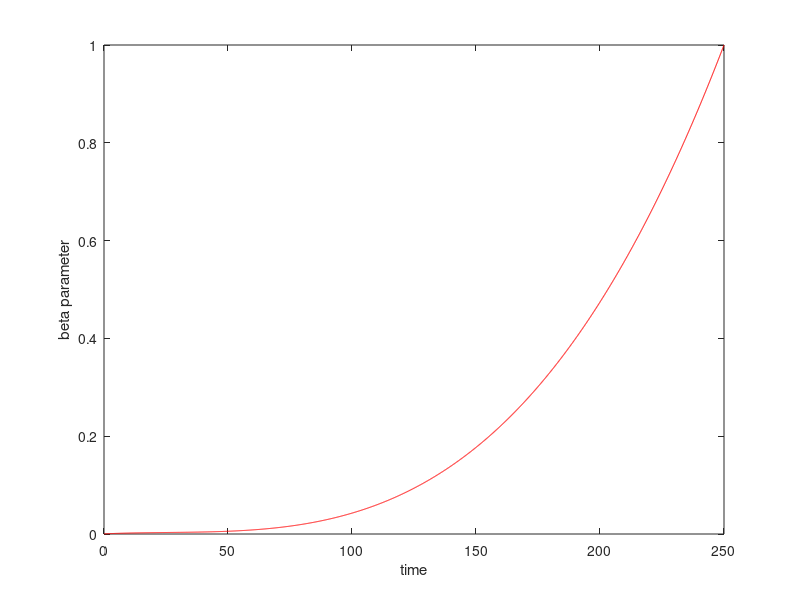

The MATLAB script that drew this image: (Note: this script raises an error after producing the figure.)
clear all, close all, clc
figpath = '../figures/';
addpath('../Functions/utils');
addpath('../Functions/violin/');
addpath('../Functions/NoiseFunctions/');
addpath('../Functions/plottingfunctions/');
dataDir = fullfile(pwd, 'Data_from_scripts');

%% data directory
dataDir = fullfile(pwd, 'Data_from_scripts');
if ~exist(dataDir, 'dir')
    mkdir(dataDir);
end

%plot directory
fullScriptPath = mfilename('fullpath');

% split into folder, name and extension
[scriptFolder, scriptName, scriptExt] = fileparts(fullScriptPath);

% now build your plots_<scriptname> folder
plotsDir = fullfile(scriptFolder, [scriptName '_plots']);
if ~exist(plotsDir,'dir')
    mkdir(plotsDir);
end

%% Number of variables

%coefficient of the right polinomial (polinomial of order 4 ...
%that perform the desired behavior (increasing))

p1 =         1.1;
p2 =      0.9285;
p3 =    -0.02771;
p4 =   0.0003581;

% p1 =         1.1;
% p2 =      1.9285;
% p3 =    2.02771;
% p4 =   0.43581;

omega= 10;
beta=2.66;
rho=1.1;
n = 5; % Number of variables
% dt=0.01; % Timestep
dt=0.1; % Timestep
%dt=1; % Timestep

% Integrate Interval
Initinterval = 250;
%Initinterval = 160;
neg_inter = 0;
tinterval=[neg_inter Initinterval];
tspan=[.1:dt:tinterval(2)-tinterval(1)];
N = length(tspan);
options = odeset('RelTol',1e-12,'AbsTol',1e-12*ones(1,n));
X=[];

%Coeficients of polyorder 3; p1+p2*t+p3*t^2+p4*t^3 & and initial time value 
c=[p1,p2,p3,p4,Initinterval];
yzero=c(1)+c(2)*(tspan)+c(3)*(tspan).^2+c(4)*(tspan).^3;
maxBeta = max(yzero);
yzero = yzero/maxBeta;
%Plot of inverted polynomial
figure(1)
plot(tspan,yzero,'r-')
xlabel('time')
ylabel('beta parameter')
hold on
xline(0,'k--');
set(gca,'FontSize',16);
l=legend('Explicit polinomial for steady state generation');
l.FontSize = 14;
l.Location='northeast';
title('Inverted polinomial');
hold off

xMax = ones(size(c))
xMax = [1,1,1,1,1];
reescaletime = 1;

traslation=0; %traslation of the system in y coordinate
% integration of the lorentz system
% i=i+1
mu0=[yzero(1)]; %initial condition of Beta
x0=0.51; %Iniitial contions for x and y [x0,x0,z0]        
y0=0.51;
z0=0.1;  %initial condition for z0
[t,x] = ode45(@(t,x) lorentz2(t,x,c,omega,beta,traslation,xMax,reescaletime,maxBeta),tspan,[tspan(1),mu0,x0,y0,z0],options);
 X = [X;x];
%             Plot of state variable vs Beta parameter
            figure(2)
            hold on
            plot(x(:,2),x(:,3),'b-')
            xlabel('Beta')
            ylabel('x_3')
            xline(0,'k--');
            set(gca,'FontSize',16);
            l=legend('Trajectory using numerical integration');
            l.FontSize = 14;
            l.Location='northeast';
            title('State variable vs Biffurcation parameter')
            hold off    


%Normalization
xMax = max(abs(x));
[x,yzero] = xNormalization(x,yzero);

mufunc = @(x) ((x(:,3)*xMax(3)).*(x(:,5)*xMax(5))+(x(:,4)*xMax(4)))./(x(:,3)*xMax(3)*maxBeta);
mu_observed = mufunc(x);

%Define the function to fi: "Poly order 2"
F1=@(weightdx,time) (weightdx(1)+weightdx(2)*time+time.^2*weightdx(3)+...
    time.^3*weightdx(4))/maxBeta;

%Curve fitting
weights0=[0.5 0.5 0.5 0.5];
opts = optimoptions('lsqcurvefit','Display','off');
[weightdx, resnorm,~,exitflag,output] = lsqcurvefit(F1,weights0, tspan, mu_observed',[],[],opts);

%Data predicted from F1 evaluated in the polinomail fit
reproduced_data= F1(weightdx,tspan);

plotState_Beta_time_Pred(tspan,x,mu_observed,yzero,reproduced_data,n,3,'Lorentz',15)
%% Mu with ratio State-Noise

noise_scale = 0.5;

[xNoisy, Noise_normalized] = add_Noise_Max(x,noise_scale);

%next step is to use the noise for the figures. 
mu_obsNoisy = mufunc(xNoisy);

[weightdxNoise,resnormNoise,~,exitflagNoise,outputNoise] = lsqcurvefit(F1,weights0, tspan, mu_obsNoisy');

reproduced_dataNoisy= F1(weightdxNoise,tspan);

comparisonVector = [c(1:(length(c)-1));weightdx;weightdxNoise]

plotNoisyStateFig_5(tspan,xNoisy,mu_obsNoisy,yzero,reproduced_dataNoisy,n)

X = []
traslation=0; %traslation of the system in y coordinate
C_predicted = weightdxNoise
% integration of the lorentz system
%     i=i+1
mu0=[yzero(1)]; %initial condition of Beta
    %Iniitial contions for x and y [x0,x0,z0]
x0=0.51/xMax(3);         
y0=0.51/xMax(4);
z0=0.1/xMax(5);  %initial condition for z0
[t,xreconstruct] = ode45(@(t,x) lorentz2(t,x,C_predicted,omega,beta,traslation,xMax,reescaletime,maxBeta),tspan,[tspan(1),mu0,x0,y0,z0],options);
X = [X;xreconstruct];
% Plot of state variable vs Beta parameter
figure(2)
hold on
plot(xreconstruct(:,2),xreconstruct(:,3),'b-')
xlabel('Beta')
ylabel('x_3')
xline(0,'k--');
set(gca,'FontSize',16);
l=legend('Trajectory using numerical integration');
l.FontSize = 14;
l.Location='northeast';
title('State variable vs Biffurcation parameter')
hold off    

h = figure('Name','Reconstruction');

hold on
% plot(x(:,2),x(:,3),'b-')
plot(tspan,xNoisy(:,3),'b-')
plot(tspan,xreconstruct(:,3),'r-')
xlabel('$Time$','interpreter','latex')
ylabel('State','interpreter','latex')
xline(0,'k--');
legend('Original Noisy Data', 'Reconstructed Trajectory', 'Location', 'best') % Add a legend
set(gca,'FontSize',16);
% title(['$\mathbf{State \hspace{0.005\linewidth} vs \hspace{0.005\linewidth} Time, \hspace{0.005\linewidth} V = noise_scale}$'],'Interpreter','latex')
titleStr = sprintf('$\\mathbf{State \\hspace{0.005\\linewidth} vs \\hspace{0.005\\linewidth} Time, \\hspace{0.005\\linewidth} V = %.1f}$', noise_scale);
title(titleStr,'Interpreter','latex')
hold off    

%% 
        figName = get(h,'Name');

        if isempty(figName)
            % no Name property set → use figure number
            safeName = sprintf('Figure_%d', h.Number);
        else
            % sanitize the given Name
            safeName = regexprep(figName,'[^\w]','_');
        end

    set(h, 'Renderer', 'painters');                        % force vector renderer
    filename = fullfile(plotsDir, [safeName '.pdf']);     % build path
    exportgraphics(h, filename, ...
        'ContentType', 'vector', ...                       % vector PDF
        'BackgroundColor', 'none', ...                     % transparent background
        'Append', false);                                  % overwrite if exists


%%

% save('LorentzOri_Reco.mat', 'xNoisy', 'xreconstruct','tspan','noise_scale');
save(fullfile(dataDir, 'Lorentz_Reconstruction.mat'), 'xNoisy', 'xreconstruct','tspan','noise_scale');
%% Noise analysis 
% Creation of comparison vector for different noise variances: 
VectorOfNoise = [0:0.1:0.5];
name = mfilename;
%noise_Scale_maximum(F1,weights0, tspan, x,c,yzero,VectorOfNoise,name,mufunc)
resolution = 'normal';
noise_5_Boxplots(F1,weights0, tspan, x,c,yzero,VectorOfNoise,name,mufunc,mfilename,dataDir,plotsDir,resolution)

